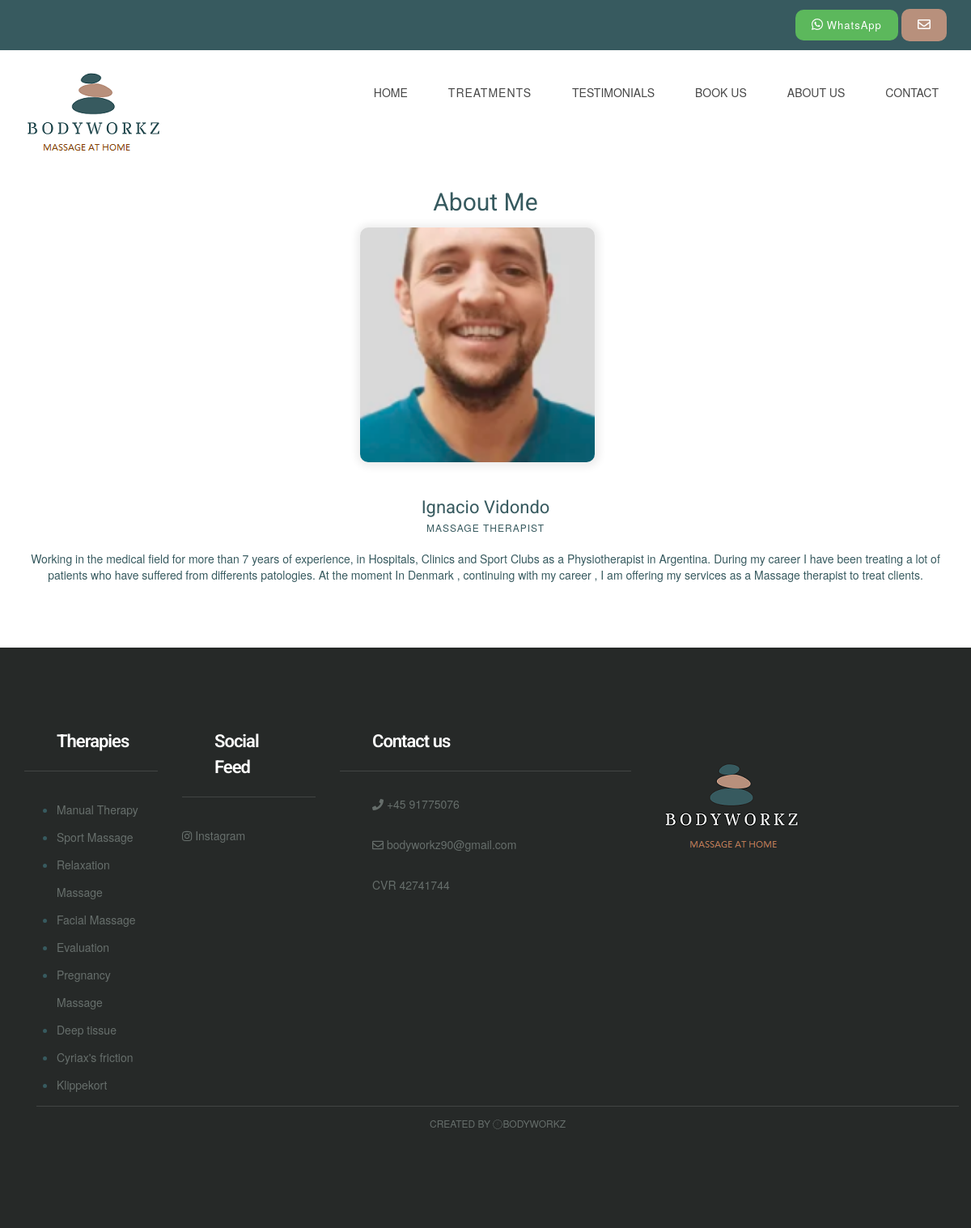
The page /our_therapist/ on the database as committed earlier.
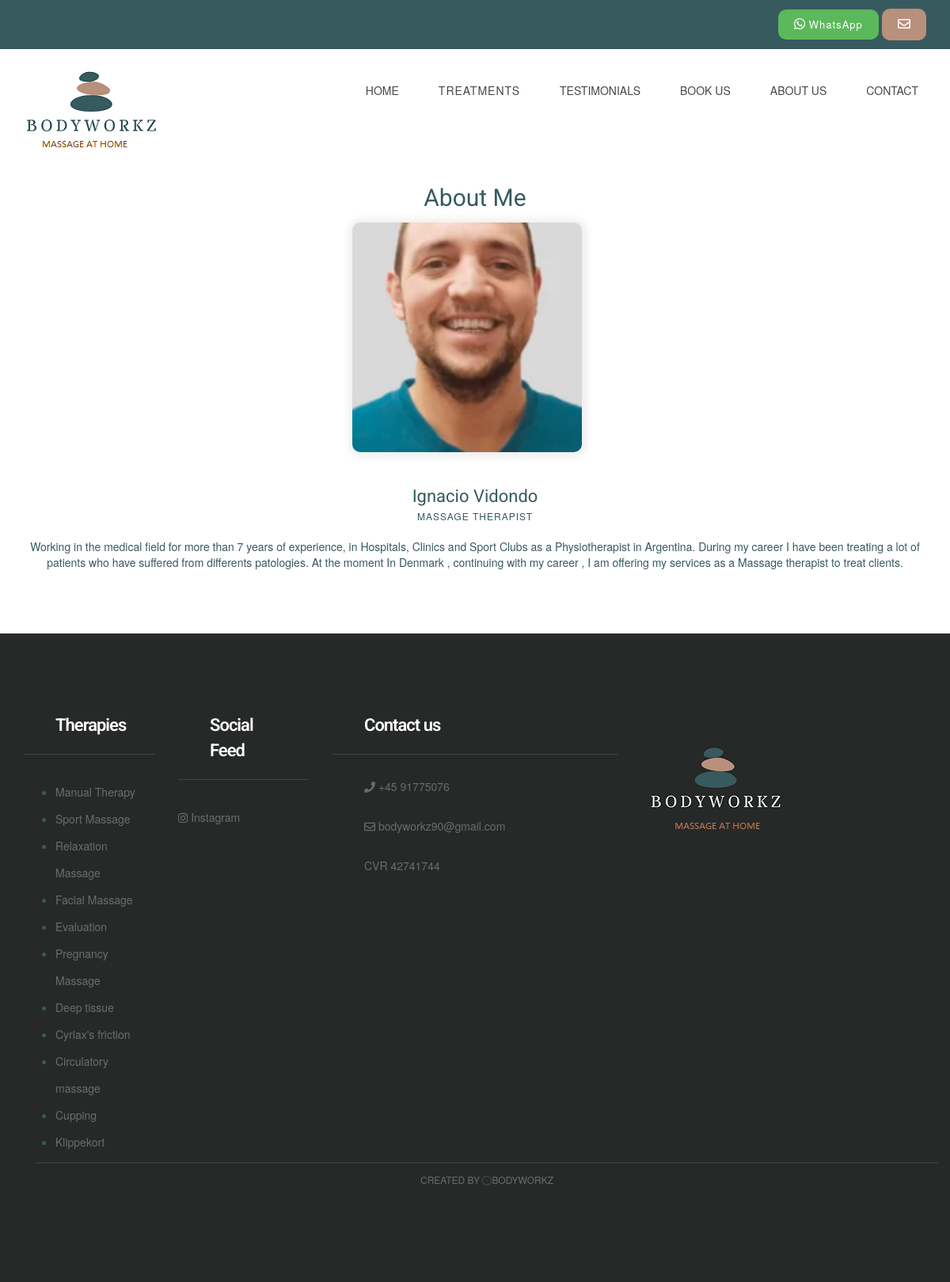
The same page on the database as committed later.
### MainApp/models.py (models this page shows, shortened)
class Therapist(models.Model):
    name = models.CharField(max_length=200,verbose_name="Nombre")
    image = models.ImageField( upload_to="Images")
    terapia = models.CharField(max_length=200,verbose_name="Terapia")
    description = models.TextField(default="R")
    class Meta:
            verbose_name="Terapeuta"
            verbose_name_plural="Terapeutas"

class Therapy(models.Model):
    name = models.CharField(max_length=255 , verbose_name = "Nombre")
    image = models.ImageField(verbose_name="Foto", blank=True, null=True, upload_to="Images")
    short_description = models.CharField(max_length=150, verbose_name="Descripcion corta", blank=True, null=True,default="Massage")
    description = models.TextField()
    therapist = models.ManyToManyField(Therapist, verbose_name= "Terapeuta")
    duration = models.CharField(max_length=200, verbose_name = "Duracion", default="--")
    price = models.IntegerField(verbose_name="Precio",blank=True, null=True)
    class Meta:
            verbose_name="Terapia"
            verbose_name_plural="Terapias"

### MainApp/views.py (the view)
# urls.py: path('our_therapist/', views.our_therapist,name="our_therapist"),
def our_therapist(request):
    therapy = Therapy.objects.all()
    therapist = Therapist.objects.all()
    return render(request,'our_therapist.html',{'therapist':therapist, 'therapy':therapy})

### MainApp/templates/our_therapist.html
 {% extends "base.html" %} {% block content %} {% load static %}
<div class="mb60">
    <div class="container">
        <div class="row">
            <div class="col-lg-offset-2 col-lg-8 col-md-offset-2 col-md-8 col-sm-12 col-xs-12">
                <div class="section-title mb10 text-center">
                    <h1>About Me
                    </h1>
                </div>
            </div>
        </div>
        <div class="row">
            <div class="col-lg-12 col-sm-3 col-sm-6 col-xs-12">
                {% for terapeuta in therapist %}
                <div class="team-block">
                    <div class="team-img-container">
                        <img src="{{terapeuta.image.url}}" class="team-img" width="290" height="290">
                    </div>
                    <div class=" team-content ">
                        <h2 class="team-title ">
                            <a href="{% url 'therapist' terapeuta.id %} " class="tag">{{terapeuta.name}}</a>
                        </h2>
                        <div class="team-meta "><span class="team-designation ">{{terapeuta.terapia}}</span></div>
                        <br>
                        <div>
                            {{terapeuta.description}}
                        </div>
                    </div>
                </div>
                {% endfor %}
            </div>
        </div>
    </div>
</div>
</div> {% endblock %}

### MainApp/templates/base.html (shortened to what this page needs)
<!DOCTYPE html> {% load static %}
<html lang="en">
<head>
    <link href="{% static 'ap1/css/bootstrap.min.css' %}" rel="stylesheet">
    <link href="{% static 'ap1/css/font-awesome.min.css' %}" rel="stylesheet">
    <link href="{% static 'ap1/css/style.css' %}" rel="stylesheet">
</head>
<div class="header-top">
    <div class="container">
        <div class="row">
            <div class="col-lg-12 col-md-8 col-sm-8  col-xs-12">
                <div class="top-text">
                    <span class="text-block call-block">
                        <a href="https://wa.me/+4591775076 " title="click to open whatsapp chat ">
                            <button class="btn btn-success whatsapp-button">
                                <i class="fab fa-whatsapp" style="font-size: 16" aria-hidden="true "></i>
                                <span class="call-no" style="font-weight: 400; text-transform: capitalize">WhatsApp</span>
                    </button>
                    </a>
                    </span><a href="{% url 'contacto' %}" title="Contact Us"><button class="btn text-block mail-block hidden-xs hidden-sm">
                        <i class="fa fa-envelope-o" style="font-size: 16" aria-hidden="true "></i>
                    </button></a>
                </div>
            </div>
        </div>
    </div>
</div>
<div class="header">
    <div class="container">
        <div class="row">
            <div class="col-lg-4     col-md-4 col-sm-12 col-xs-12">
                <a href="{% url 'index' %}"><img src="{% static 'ap1/images/bodyworkz.png' %}" alt=""></a>
            </div>
            </ <div class="col-lg-6 col-md-4 col-sm-12 col-xs-12">
            <div class="navigation">
                <div id="navigation">
                    <ul>
                        <li class="active"><a href="{% url 'index' %}" title="Home">HOME</a></li>
                        <li class="active">
                            <a class="btn btn-secondary dropdown-toggle" href="#" role="button" id="dropdownMenuLink" data-toggle="dropdown" aria-haspopup="true" aria-expanded="false">
                                      Treatments
                                    </a>
                        </li>
                        <li><a href="{% url 'reviews' %}" title="Styleguide">TESTIMONIALS</a> </li>
                        <li>
                            <a href="{% url 'appointment' %}" title="Styleguide">BOOK US</a>
                        </li><li>
                            <a href="{% url 'about-us' %}" title="Styleguide">ABOUT US</a>
                        </li>
                        <li><a href="{% url 'contacto' %}" title="Contact Us">CONTACT</a> </li>
                    </ul>
                </div>
            </div>
        </div>
    </div>
</div>
</div>
{%block content %} {% endblock %}
<div class="footer">
    <div class="container">
        <div class="row">
            <div class="col-lg-2 col-md-3 col-sm-2 col-xs-12">
                <div class="footer-widget">
                    <h2 class="widget-title">Therapies</h2>
                    <ul>
                        {% for terapia in therapy %}
                        <li>
                            <a href="{% url 'article' terapia.id %} " class="tag">{{terapia.name}}</a> {% endfor %}
                        </li>
                    </ul>
                </div>
            </div>
            <div class="col-lg-2 col-md-2 col-sm-2 col-xs-12">
                <div class="footer-widget footer-social">
                    <h2 class="widget-title">Social Feed</h2>
                    <ul class="listnone">
                        <li>
                            <a href="http://instagram.com/_bodyworkz.dk"> <i class="fa fa-instagram"></i> Instagram</a>
                        </li>
                    </ul>
                </div>
            </div>
            <div class="col-lg-4 col-md-2 col-sm-2 col-xs-12">
                <div class="footer-widget footer-social">
                    <h2 class="widget-title">Contact us </h2>
                    <ul class="listnone contact">
                        <li><i class="fa fa-phone"></i> +45 91775076</li>
                        <li><i class="fa fa-envelope-o"></i> bodyworkz90@gmail.com</li>
                        <li> CVR 42741744</li>
                    </ul>
                </div>
            </div>
            <div class="col-lg-2 col-md-2 col-sm-6 col-xs-12">
                <div class="footer-widget footer-social">
                    <a href="{% url 'index' %}"><img src="{% static 'ap1/images/FOOTER.png' %}" alt=""></a>
                </div>
            </div>
        </div>
        <div class="tiny-footer">
            <div class="container">
                <div class="row">
                    <div class="col-lg-12 col-md-12 col-sm-12 col-xs-12">
                        <div class="copyright-content">
                            Created by <i class="fa fa-love"></i>Bodyworkz
                        </div>
                    </div>
                </div>
            </div>
        </div>
    </div>
    </body>
</html>

### MainApp/static/ap1/css/style.css (style rules this page uses)
h1, h2, h3, h4, h5, h6 { margin: 0; padding: 0; margin-bottom: 10px; color: #375a5f; font-weight: 400; font-family: 'Roboto', sans-serif; }
h1 { font-size: 30px; line-height: 42px; }
h2 { font-size: 22px; line-height: 32px; padding: 0px 40px 0px 40px; }
ul, ol { margin: 0; }
a { color: #375a5f; text-decoration: none; -webkit-transition: all 0.3s; -moz-transition: all 0.3s; transition: all 0.3s; }
.listnone { list-style: none; padding: 0px; }
.btn { display: inline-block; padding: 10px 20px; margin-bottom: 0; font-size: 13px; font-weight: 800; letter-spacing: 1px; line-height: 1.42857143; text-align: center; border: none; text-transform: uppercase; border-radius: 0px; }
.mb10 { margin-bottom: 10px; }
.mb60 { margin-bottom: 60px; }
.header { background-color: #fff; z-index: 9999; position: relative; padding-top: 20px; padding-bottom: 20px; }
.header-top { background-color: #375a5f; font-size: 15px; padding-top: 11px; padding-bottom: 11px; line-height: 15px; color: #fff; font-weight: 500; }
.top-text { text-align: right; }
.top-text .text-block { padding-left: 20px; color: #fff; line-height: 18px; }
.mail-block { border-radius: 10px; background-color: #b8907c; height: 40px; border: none; font-weight: 400; text-transform: lowercase; }
.whatsapp-button { border-radius: 10px; }
.navigation { float: right; }
#navigation, #navigation ul, #navigation ul li, #navigation ul li a, #navigation #menu-button { margin: 0; padding: 0; border: 0; list-style: none; line-height: 1; display: block; position: relative; -webkit-box-sizing: border-box; -moz-box-sizing: border-box; box-sizing: border-box; }
#navigation:after, #navigation>ul:after { content: "."; display: block; clear: both; visibility: hidden; line-height: 0; height: 0; }
#navigation { margin-top: 10px; }
#navigation>ul>li { float: left; }
#navigation>ul>li>a { padding: 15px 25px; font-size: 14px; color: #474747; text-decoration: none; font-weight: 500; text-transform: uppercase; border-radius:10px; }
.footer { background-color: #262928; padding-top: 100px; padding-bottom: 100px; }
.footer-widget .widget-title { color: #fff; font-weight: 600; letter-spacing: -1px; border-bottom: 1px solid #424544; padding-bottom: 20px; margin-bottom: 30px; }
.footer-widget li a { color: #676f6c; line-height: 34px; }
.footer .contact li { position: relative; padding-left: 40px; display: block; margin-bottom: 15px; padding: 0 0 15px 40px; color: #666e6b; }
.tiny-footer { background-color: #262928; padding-top: 9px; padding-bottom: 9px; font-size: 12px; color: #56575e; text-align: left; text-transform: uppercase; text-align: center; }
.copyright-content { border-top: 1px solid #424544; padding: 12px; color: #676f6c; }
.widget-title { margin-bottom: 20px; }
.team-block { margin-bottom: 20px; }
.team-img-container { margin-bottom: 20px; display: flex; align-items: center; flex-direction: column; }
.team-img { border-radius: 10px; box-shadow: 1px 1px 10px 5px #EEE; margin-bottom: 20px; margin-right: 20px; }
.team-content { text-align: center; }
.team-title { margin-bottom: 0px; }
.team-meta { text-transform: uppercase; font-size: 12px; color: #375a5f; font-weight: 500; letter-spacing: 1px; }

Rows that differ between the two databases and show on the page:
added Therapy: name "Circulatory massage"
added Therapy: name "Cupping"
